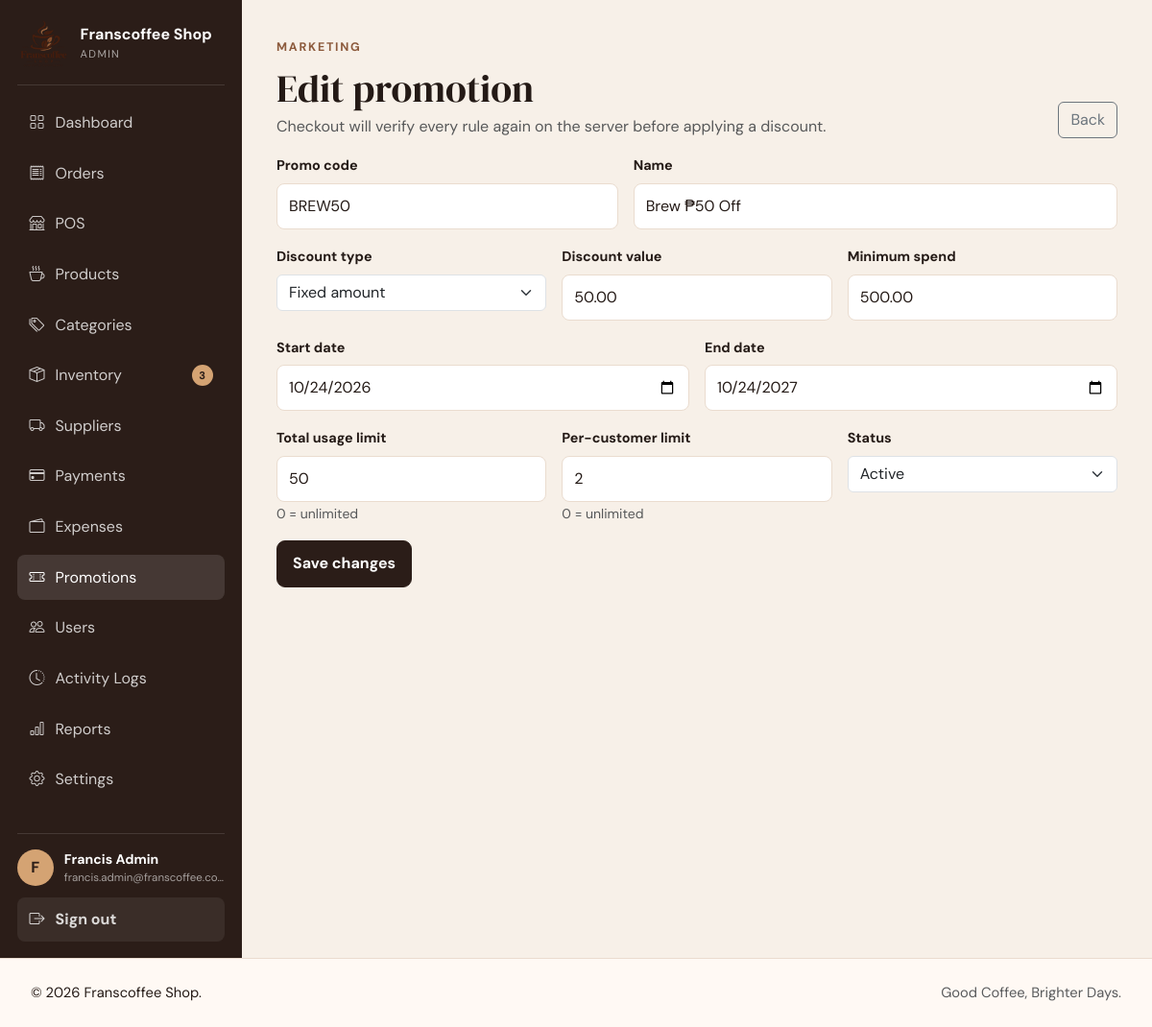
Screenshot of /admin/promotion-form.php?id=2 (signed in) with the database file from the repository.
### tables this page shows
CREATE TABLE users (
    id BIGINT UNSIGNED AUTO_INCREMENT PRIMARY KEY,
    first_name VARCHAR(80) NOT NULL,
    last_name VARCHAR(80) NOT NULL,
    email VARCHAR(190) NOT NULL UNIQUE,
    phone VARCHAR(30) NULL,
    password_hash VARCHAR(255) NOT NULL,
    role ENUM('ADMIN','STAFF','CUSTOMER') NOT NULL DEFAULT 'CUSTOMER',
    status ENUM('ACTIVE','INACTIVE') NOT NULL DEFAULT 'ACTIVE',
    email_verified_at DATETIME NULL,
    last_login_at DATETIME NULL,
    created_at DATETIME NOT NULL DEFAULT CURRENT_TIMESTAMP,
    updated_at DATETIME NOT NULL DEFAULT CURRENT_TIMESTAMP ON UPDATE CURRENT_TIMESTAMP,
    INDEX idx_users_role_status (role, status)
);

CREATE TABLE promotions (
    id BIGINT UNSIGNED AUTO_INCREMENT PRIMARY KEY,
    code VARCHAR(40) NOT NULL UNIQUE,
    name VARCHAR(140) NOT NULL,
    discount_type ENUM('PERCENT','FIXED') NOT NULL,
    discount_value DECIMAL(10,2) NOT NULL,
    minimum_spend DECIMAL(10,2) NOT NULL DEFAULT 0,
    start_date DATE NULL,
    end_date DATE NULL,
    usage_limit INT UNSIGNED NULL,
    per_customer_limit INT UNSIGNED NULL DEFAULT 1,
    status ENUM('ACTIVE','INACTIVE') NOT NULL DEFAULT 'ACTIVE',
    created_by BIGINT UNSIGNED NULL,
    created_at DATETIME NOT NULL DEFAULT CURRENT_TIMESTAMP,
    updated_at DATETIME NOT NULL DEFAULT CURRENT_TIMESTAMP ON UPDATE CURRENT_TIMESTAMP,
    INDEX idx_promotions_status_dates (status, start_date, end_date),
    CONSTRAINT fk_promotions_user FOREIGN KEY (created_by) REFERENCES users(id) ON DELETE SET NULL
);

### includes/db.php (called while the page is built, shortened)
<?php
function db(): PDO
{
    static $pdo = null;
    if ($pdo instanceof PDO) {
        return $pdo;
    }
    $config = app_config('database');
    $dsn = sprintf(
        'mysql:host=%s;port=%s;dbname=%s;charset=%s',
        $config['host'],
        $config['port'],
        $config['name'],
        $config['charset']
    );
    $pdo = new PDO($dsn, $config['username'], $config['password'], [
        PDO::ATTR_ERRMODE => PDO::ERRMODE_EXCEPTION,
        PDO::ATTR_DEFAULT_FETCH_MODE => PDO::FETCH_ASSOC,
        PDO::ATTR_EMULATE_PREPARES => false,
    ]);
    return $pdo;
}

### includes/auth.php (called while the page is built, shortened)
<?php
function validate_authenticated_session(): void
{
    $sessionUser = current_user();
    $stmt = db()->prepare('SELECT id, first_name, last_name, email, role, status FROM users WHERE id = :id LIMIT 1');
    $stmt->execute(['id' => (int) $sessionUser['id']]);
}

### includes/bootstrap.php (called while the page is built, shortened)
<?php
$APP_CONFIG = require __DIR__ . '/../config.php';
require_once __DIR__ . '/functions.php';
require_once __DIR__ . '/db.php';
require_once __DIR__ . '/auth.php';
require_once __DIR__ . '/storefront.php';
require_once __DIR__ . '/finance.php';
validate_authenticated_session();

### includes/functions.php (called while the page is built, shortened)
<?php
function app_config(?string $section = null): array
{
    global $APP_CONFIG;
    return $APP_CONFIG[$section] ?? [];
}
function e(?string $value): string
{
    return htmlspecialchars((string) $value, ENT_QUOTES, 'UTF-8');
}
function url(string $path = ''): string
{
    $base = rtrim((string) (app_config('app')['base_url'] ?? ''), '/');
    return $base . '/' . ltrim($path, '/');
}
function asset(string $path): string
{
    return url('assets/' . ltrim($path, '/'));
}
function current_user(): ?array
{
    return $_SESSION['user'] ?? null;
}
function role_home(string $role): string
{
    return match ($role) {
        'ADMIN' => 'admin/dashboard.php',
        'STAFF' => 'staff/dashboard.php',
        default => 'customer/dashboard.php',
    };
}

### config.php (called while the page is built, shortened)
<?php
return [
    'app' => [
        'name' => 'Franscoffee Shop',
        'tagline' => 'Good Coffee, Brighter Days.',
        'base_url' => 'http://localhost/franscoffee',
        'timezone' => 'Asia/Manila',
        'environment' => 'local',
        'debug' => true,
    ],
    'database' => [
        'host' => '127.0.0.1',
        'port' => '3306',
        'name' => 'franscoffee',
        'username' => 'root',
        'password' => '',
        'charset' => 'utf8mb4',
    ],
    'session' => [
        'name' => 'franscoffee_session',
        'lifetime' => 7200,
    ],
    'auth' => [
        'reset_token_minutes' => 60,
        'max_login_attempts' => 5,
        'login_lock_seconds' => 60,
    ],
];

### includes/storefront.php (called while the page is built, shortened)
<?php
function shop_setting(string $key, string $default = ''): string
{
    static $settings = null;
    if (!is_array($settings)) {
        $settings = [];
        try {
            foreach (db()->query('SELECT setting_key, setting_value FROM settings')->fetchAll() as $row) {
                $settings[(string) $row['setting_key']] = (string) ($row['setting_value'] ?? '');
            }
        } catch (Throwable $e) {
            $settings = [];
        }
    }
    return array_key_exists($key, $settings) ? $settings[$key] : $default;
}
function shop_logo_url(): string
{
    $path = trim(shop_setting('logo_path', ''));
    if ($path === '') return asset('images/logo/logo.png');
    return asset(ltrim($path, '/'));
}

### includes/finance.php (called while the page is built, shortened)
<?php
function admin_promotion(int $id): ?array
{
    $stmt=db()->prepare('SELECT * FROM promotions WHERE id=:id LIMIT 1');$stmt->execute(['id'=>$id]);$row=$stmt->fetch();return $row?:null;
}

### admin/promotion-form.php (the view, shortened to what this page needs)
<?php
require_once __DIR__.'/../includes/bootstrap.php';require_role('ADMIN');$id=max(0,(int)($_GET['id']??0));$promo=$id?admin_promotion($id):null;if($id&&!$promo){http_response_code(404);exit('Promotion not found.');}$errors=[];if(is_post()){verify_csrf_or_abort();$r=admin_save_promotion($_POST,$id);if($r['ok']){flash('success',$r['message']);redirect('admin/promotions.php');}$errors=$r['errors']??['Unable to save promotion.'];}$v=fn($k,$d='')=>(string)($_POST[$k]??($promo[$k]??$d));$pageTitle=$id?'Edit Promotion':'New Promotion';$bodyClass='portal-page';require __DIR__.'/../includes/header.php';
?>
<div class="portal-shell"><?php require __DIR__.'/../includes/sidebar.php';?><main class="portal-main"><header class="portal-page-header"><div><span class="eyebrow">MARKETING</span><h1 class="mt-2 mb-1"><?=$id?'Edit promotion':'Create promotion'?></h1><p class="text-muted mb-0">Checkout will verify every rule again on the server before applying a discount.</p></div><a class="btn btn-outline-secondary" href="<?=url('admin/promotions.php')?>">Back</a></header><?php if($errors):?><div class="alert alert-danger"><ul class="mb-0"><?php foreach($errors as $e):?><li><?=e($e)?></li><?php endforeach;?></ul></div><?php endif;?><section class="portal-card form-card-narrow"><form method="post"><?=csrf_field()?><div class="row g-3"><div class="col-md-5"><label class="form-label">Promo code</label><input class="form-control text-uppercase" name="code" maxlength="40" required value="<?=e($v('code'))?>" placeholder="WELCOME10"></div><div class="col-md-7"><label class="form-label">Name</label><input class="form-control" name="name" maxlength="140" required value="<?=e($v('name'))?>"></div><div class="col-md-4"><label class="form-label">Discount type</label><select class="form-select" name="discount_type"><option value="PERCENT" <?=$v('discount_type','PERCENT')==='PERCENT'?'selected':''?>>Percentage</option><option value="FIXED" <?=$v('discount_type')==='FIXED'?'selected':''?>>Fixed amount</option></select></div><div class="col-md-4"><label class="form-label">Discount value</label><input class="form-control" type="number" min="0.01" step="0.01" name="discount_value" required value="<?=e($v('discount_value'))?>"></div><div class="col-md-4"><label class="form-label">Minimum spend</label><input class="form-control" type="number" min="0" step="0.01" name="minimum_spend" value="<?=e($v('minimum_spend','0'))?>"></div><div class="col-md-6"><label class="form-label">Start date</label><input class="form-control" type="date" name="start_date" value="<?=e($v('start_date'))?>"></div><div class="col-md-6"><label class="form-label">End date</label><input class="form-control" type="date" name="end_date" value="<?=e($v('end_date'))?>"></div><div class="col-md-4"><label class="form-label">Total usage limit</label><input class="form-control" type="number" min="0" name="usage_limit" value="<?=e($v('usage_limit','0'))?>"><small class="form-text">0 = unlimited</small></div><div class="col-md-4"><label class="form-label">Per-customer limit</label><input class="form-control" type="number" min="0" name="per_customer_limit" value="<?=e($v('per_customer_limit','1'))?>"><small class="form-text">0 = unlimited</small></div><div class="col-md-4"><label class="form-label">Status</label><select class="form-select" name="status"><option value="ACTIVE" <?=$v('status','ACTIVE')==='ACTIVE'?'selected':''?>>Active</option><option value="INACTIVE" <?=$v('status')==='INACTIVE'?'selected':''?>>Inactive</option></select></div><div class="col-12"><button class="btn btn-coffee"><?=$id?'Save changes':'Create promotion'?></button></div></div></form></section></main></div><?php require __DIR__.'/../includes/footer.php';?>

### includes/sidebar.php (shortened to what this page needs)
<?php
$role = user_role() ?? 'GUEST';
$user = current_user();
$currentScript = str_replace('\\', '/', (string)($_SERVER['PHP_SELF'] ?? ''));
$unreadNotifications = ($role === 'CUSTOMER' && function_exists('customer_unread_notification_count')) ? customer_unread_notification_count((int)($user['id'] ?? 0)) : 0;
$sidebarProfile = ($role === 'CUSTOMER' && function_exists('customer_profile')) ? customer_profile((int)($user['id'] ?? 0)) : null;
$lowStockCount = ($role === 'ADMIN' && function_exists('admin_inventory_metrics')) ? (int)admin_inventory_metrics()['low'] : 0;
$items = match ($role) {
    'ADMIN' => [
        ['Dashboard', 'bi-grid', 'admin/dashboard.php', 0],
        ['Orders', 'bi-receipt', 'staff/orders.php', 0],
        ['POS', 'bi-shop', 'staff/pos.php', 0],
        ['Products', 'bi-cup-hot', 'admin/products.php', 0],
        ['Categories', 'bi-tags', 'admin/categories.php', 0],
        ['Inventory', 'bi-box-seam', 'admin/inventory.php', $lowStockCount],
        ['Suppliers', 'bi-truck', 'admin/suppliers.php', 0],
        ['Payments', 'bi-credit-card', 'admin/payments.php', 0],
        ['Expenses', 'bi-wallet2', 'admin/expenses.php', 0],
        ['Promotions', 'bi-ticket-perforated', 'admin/promotions.php', 0],
        ['Users', 'bi-people', 'admin/users.php', 0],
        ['Activity Logs', 'bi-clock-history', 'admin/activity-logs.php', 0],
        ['Reports', 'bi-bar-chart', 'admin/reports.php', 0],
        ['Settings', 'bi-gear', 'admin/settings.php', 0],
    ],
    'STAFF' => [
        ['Dashboard', 'bi-grid', 'staff/dashboard.php', 0],
        ['POS', 'bi-shop', 'staff/pos.php', 0],
        ['Orders', 'bi-receipt', 'staff/orders.php', 0],
        ['Customers', 'bi-people', 'staff/customers.php', 0],
    ],
    default => [
        ['Dashboard', 'bi-house', 'customer/dashboard.php', 0],
        ['My Orders', 'bi-receipt', 'customer/orders.php', 0],
        ['Notifications', 'bi-bell', 'customer/notifications.php', $unreadNotifications],
        ['Favorites', 'bi-heart', 'customer/favorites.php', 0],
        ['Cart', 'bi-bag', 'cart.php', 0],
        ['Addresses', 'bi-geo-alt', 'customer/addresses.php', 0],
        ['Profile', 'bi-person', 'customer/profile.php', 0],
    ],
};
$isSidebarActive = static function (string $path) use ($currentScript): bool {
    $active = str_ends_with($currentScript, '/' . $path);
    if ($path === 'customer/orders.php' && str_ends_with($currentScript, '/customer/order-details.php')) $active = true;
    if ($path === 'staff/orders.php' && str_ends_with($currentScript, '/staff/order-details.php')) $active = true;
    if ($path === 'admin/products.php' && str_ends_with($currentScript, '/admin/product-form.php')) $active = true;
    if ($path === 'admin/inventory.php' && (str_ends_with($currentScript, '/admin/inventory-form.php') || str_ends_with($currentScript, '/admin/inventory-transactions.php'))) $active = true;
    if ($path === 'admin/suppliers.php' && str_ends_with($currentScript, '/admin/supplier-form.php')) $active = true;
    if ($path === 'admin/expenses.php' && str_ends_with($currentScript, '/admin/expense-form.php')) $active = true;
    if ($path === 'admin/promotions.php' && str_ends_with($currentScript, '/admin/promotion-form.php')) $active = true;
    if ($path === 'admin/users.php' && str_ends_with($currentScript, '/admin/user-form.php')) $active = true;
    return $active;
};
$sidebarAvatar = !empty($sidebarProfile['avatar_path']) ? url((string)$sidebarProfile['avatar_path']) : null;
$sidebarName = trim((string)($user['first_name'] ?? '') . ' ' . (string)($user['last_name'] ?? ''));
?>
<aside class="fc-sidebar d-none d-lg-flex">
    <div>
        <a class="sidebar-brand text-decoration-none text-white" href="<?= url(role_home((string)$role)) ?>">
            <img src="<?= e(shop_logo_url()) ?>" alt="<?= e(shop_setting('shop_name','Franscoffee Shop')) ?> logo">
            <div><strong><?= e(shop_setting('shop_name','Franscoffee Shop')) ?></strong><small><?= e($role) ?></small></div>
        </a>
        <nav class="sidebar-nav" aria-label="Portal navigation">
            <?php foreach ($items as [$label, $icon, $path, $count]): $active = $isSidebarActive($path); ?>
                <a class="sidebar-link <?= $active ? 'active' : '' ?>" href="<?= url($path) ?>" <?= $active ? 'aria-current="page"' : '' ?>>
                    <i class="bi <?= e($icon) ?>"></i><span><?= e($label) ?></span><?php if ((int)$count > 0): ?><em class="sidebar-count"><?= (int)$count > 99 ? '99+' : (int)$count ?></em><?php endif; ?>
                </a>
            <?php endforeach; ?>
        </nav>
    </div>
    <div class="sidebar-account">
        <div class="sidebar-user">
            <?php if ($sidebarAvatar): ?><img class="sidebar-avatar sidebar-avatar-image" src="<?= e($sidebarAvatar) ?>" alt="<?= e(($user['first_name'] ?? 'Customer') . ' profile photo') ?>"><?php else: ?><span class="sidebar-avatar"><?= e(strtoupper(substr((string) ($user['first_name'] ?? 'F'), 0, 1))) ?></span><?php endif; ?>
            <div><strong><?= e($sidebarName) ?></strong><small><?= e($user['email'] ?? '') ?></small></div>
        </div>
        <form method="post" action="<?= url('logout.php') ?>">
            <button class="sidebar-logout" type="submit"><i class="bi bi-box-arrow-right"></i><span>Sign out</span></button>
        </form>
    </div>
</aside>

### rows the page displays
users: role "ADMIN", first_name "F", sidebarName "Francis Admin", email "francis.admin@franscoffee.co…"
promotions: code "BREW50", name "Brew ₱50 Off", discount_type "Fixed amount", discount_value "50.00", minimum_spend "500.00", start_date "10/24/2026", end_date "10/24/2027", usage_limit "50", per_customer_limit "2", status "Active"

### other values shown
shop_setting('shop_name','Franscoffee Shop') "Franscoffee Shop"
$label "Dashboard"
$label "Orders"
$label "POS"
$label "Products"
$label "Categories"
$label "Inventory"
$count "3"
$label "Suppliers"
$label "Payments"
$label "Expenses"
$label "Promotions"
$label "Users"
$label "Activity Logs"
$label "Reports"
